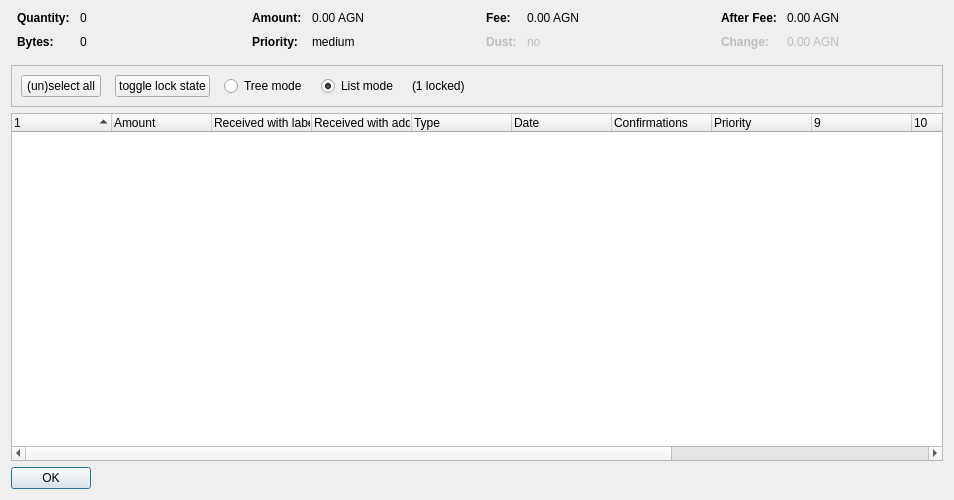
<?xml version="1.0" encoding="UTF-8"?>
<ui version="4.0">
 <class>CoinControlDialog</class>
 <widget class="QDialog" name="CoinControlDialog">
  <property name="geometry">
   <rect>
    <x>0</x>
    <y>0</y>
    <width>954</width>
    <height>500</height>
   </rect>
  </property>
  <property name="windowTitle">
   <string>Coin Selection</string>
  </property>
  <layout class="QVBoxLayout" name="verticalLayout">
   <item>
    <layout class="QHBoxLayout" name="horizontalLayoutTop" stretch="0,0,0,0">
     <property name="topMargin">
      <number>0</number>
     </property>
     <property name="bottomMargin">
      <number>10</number>
     </property>
     <item>
      <layout class="QFormLayout" name="formLayoutCoinControl1">
       <property name="horizontalSpacing">
        <number>10</number>
       </property>
       <property name="verticalSpacing">
        <number>10</number>
       </property>
       <property name="leftMargin">
        <number>6</number>
       </property>
       <property name="rightMargin">
        <number>6</number>
       </property>
       <item row="0" column="0">
        <widget class="QLabel" name="labelCoinControlQuantityText">
         <property name="font">
          <font>
           <weight>75</weight>
           <bold>true</bold>
          </font>
         </property>
         <property name="text">
          <string>Quantity:</string>
         </property>
        </widget>
       </item>
       <item row="0" column="1">
        <widget class="QLabel" name="labelCoinControlQuantity">
         <property name="cursor">
          <cursorShape>IBeamCursor</cursorShape>
         </property>
         <property name="contextMenuPolicy">
          <enum>Qt::ActionsContextMenu</enum>
         </property>
         <property name="text">
          <string notr="true">0</string>
         </property>
         <property name="textInteractionFlags">
          <set>Qt::LinksAccessibleByMouse|Qt::TextSelectableByKeyboard|Qt::TextSelectableByMouse</set>
         </property>
        </widget>
       </item>
       <item row="1" column="0">
        <widget class="QLabel" name="labelCoinControlBytesText">
         <property name="font">
          <font>
           <weight>75</weight>
           <bold>true</bold>
          </font>
         </property>
         <property name="text">
          <string>Bytes:</string>
         </property>
        </widget>
       </item>
       <item row="1" column="1">
        <widget class="QLabel" name="labelCoinControlBytes">
         <property name="cursor">
          <cursorShape>IBeamCursor</cursorShape>
         </property>
         <property name="contextMenuPolicy">
          <enum>Qt::ActionsContextMenu</enum>
         </property>
         <property name="text">
          <string notr="true">0</string>
         </property>
         <property name="textInteractionFlags">
          <set>Qt::LinksAccessibleByMouse|Qt::TextSelectableByKeyboard|Qt::TextSelectableByMouse</set>
         </property>
        </widget>
       </item>
      </layout>
     </item>
     <item>
      <layout class="QFormLayout" name="formLayoutCoinControl2">
       <property name="horizontalSpacing">
        <number>10</number>
       </property>
       <property name="verticalSpacing">
        <number>10</number>
       </property>
       <property name="leftMargin">
        <number>6</number>
       </property>
       <property name="rightMargin">
        <number>6</number>
       </property>
       <item row="0" column="0">
        <widget class="QLabel" name="labelCoinControlAmountText">
         <property name="font">
          <font>
           <weight>75</weight>
           <bold>true</bold>
          </font>
         </property>
         <property name="text">
          <string>Amount:</string>
         </property>
        </widget>
       </item>
       <item row="0" column="1">
        <widget class="QLabel" name="labelCoinControlAmount">
         <property name="cursor">
          <cursorShape>IBeamCursor</cursorShape>
         </property>
         <property name="contextMenuPolicy">
          <enum>Qt::ActionsContextMenu</enum>
         </property>
         <property name="text">
          <string notr="true">0.00 AGN</string>
         </property>
         <property name="textInteractionFlags">
          <set>Qt::LinksAccessibleByMouse|Qt::TextSelectableByKeyboard|Qt::TextSelectableByMouse</set>
         </property>
        </widget>
       </item>
       <item row="1" column="0">
        <widget class="QLabel" name="labelCoinControlPriorityText">
         <property name="font">
          <font>
           <weight>75</weight>
           <bold>true</bold>
          </font>
         </property>
         <property name="text">
          <string>Priority:</string>
         </property>
        </widget>
       </item>
       <item row="1" column="1">
        <widget class="QLabel" name="labelCoinControlPriority">
         <property name="cursor">
          <cursorShape>IBeamCursor</cursorShape>
         </property>
         <property name="contextMenuPolicy">
          <enum>Qt::ActionsContextMenu</enum>
         </property>
         <property name="text">
          <string>medium</string>
         </property>
         <property name="textInteractionFlags">
          <set>Qt::LinksAccessibleByMouse|Qt::TextSelectableByKeyboard|Qt::TextSelectableByMouse</set>
         </property>
        </widget>
       </item>
      </layout>
     </item>
     <item>
      <layout class="QFormLayout" name="formLayoutCoinControl3">
       <property name="horizontalSpacing">
        <number>10</number>
       </property>
       <property name="verticalSpacing">
        <number>10</number>
       </property>
       <property name="leftMargin">
        <number>6</number>
       </property>
       <property name="rightMargin">
        <number>6</number>
       </property>
       <item row="0" column="0">
        <widget class="QLabel" name="labelCoinControlFeeText">
         <property name="font">
          <font>
           <weight>75</weight>
           <bold>true</bold>
          </font>
         </property>
         <property name="text">
          <string>Fee:</string>
         </property>
        </widget>
       </item>
       <item row="0" column="1">
        <widget class="QLabel" name="labelCoinControlFee">
         <property name="cursor">
          <cursorShape>IBeamCursor</cursorShape>
         </property>
         <property name="contextMenuPolicy">
          <enum>Qt::ActionsContextMenu</enum>
         </property>
         <property name="text">
          <string notr="true">0.00 AGN</string>
         </property>
         <property name="textInteractionFlags">
          <set>Qt::LinksAccessibleByMouse|Qt::TextSelectableByKeyboard|Qt::TextSelectableByMouse</set>
         </property>
        </widget>
       </item>
       <item row="1" column="0">
        <widget class="QLabel" name="labelCoinControlLowOutputText">
         <property name="enabled">
          <bool>false</bool>
         </property>
         <property name="font">
          <font>
           <weight>75</weight>
           <bold>true</bold>
          </font>
         </property>
         <property name="text">
          <string>Dust:</string>
         </property>
        </widget>
       </item>
       <item row="1" column="1">
        <widget class="QLabel" name="labelCoinControlLowOutput">
         <property name="enabled">
          <bool>false</bool>
         </property>
         <property name="cursor">
          <cursorShape>IBeamCursor</cursorShape>
         </property>
         <property name="contextMenuPolicy">
          <enum>Qt::ActionsContextMenu</enum>
         </property>
         <property name="text">
          <string>no</string>
         </property>
         <property name="textInteractionFlags">
          <set>Qt::LinksAccessibleByMouse|Qt::TextSelectableByKeyboard|Qt::TextSelectableByMouse</set>
         </property>
        </widget>
       </item>
      </layout>
     </item>
     <item>
      <layout class="QFormLayout" name="formLayoutCoinControl4">
       <property name="horizontalSpacing">
        <number>10</number>
       </property>
       <property name="verticalSpacing">
        <number>10</number>
       </property>
       <property name="leftMargin">
        <number>6</number>
       </property>
       <property name="rightMargin">
        <number>6</number>
       </property>
       <item row="0" column="0">
        <widget class="QLabel" name="labelCoinControlAfterFeeText">
         <property name="font">
          <font>
           <weight>75</weight>
           <bold>true</bold>
          </font>
         </property>
         <property name="text">
          <string>After Fee:</string>
         </property>
        </widget>
       </item>
       <item row="0" column="1">
        <widget class="QLabel" name="labelCoinControlAfterFee">
         <property name="cursor">
          <cursorShape>IBeamCursor</cursorShape>
         </property>
         <property name="contextMenuPolicy">
          <enum>Qt::ActionsContextMenu</enum>
         </property>
         <property name="text">
          <string notr="true">0.00 AGN</string>
         </property>
         <property name="textInteractionFlags">
          <set>Qt::LinksAccessibleByMouse|Qt::TextSelectableByKeyboard|Qt::TextSelectableByMouse</set>
         </property>
        </widget>
       </item>
       <item row="1" column="0">
        <widget class="QLabel" name="labelCoinControlChangeText">
         <property name="enabled">
          <bool>false</bool>
         </property>
         <property name="font">
          <font>
           <weight>75</weight>
           <bold>true</bold>
          </font>
         </property>
         <property name="text">
          <string>Change:</string>
         </property>
        </widget>
       </item>
       <item row="1" column="1">
        <widget class="QLabel" name="labelCoinControlChange">
         <property name="enabled">
          <bool>false</bool>
         </property>
         <property name="cursor">
          <cursorShape>IBeamCursor</cursorShape>
         </property>
         <property name="contextMenuPolicy">
          <enum>Qt::ActionsContextMenu</enum>
         </property>
         <property name="text">
          <string notr="true">0.00 AGN</string>
         </property>
         <property name="textInteractionFlags">
          <set>Qt::LinksAccessibleByMouse|Qt::TextSelectableByKeyboard|Qt::TextSelectableByMouse</set>
         </property>
        </widget>
       </item>
      </layout>
     </item>
    </layout>
   </item>
   <item>
    <widget class="QFrame" name="frame">
     <property name="minimumSize">
      <size>
       <width>0</width>
       <height>40</height>
      </size>
     </property>
     <property name="frameShape">
      <enum>QFrame::StyledPanel</enum>
     </property>
     <property name="frameShadow">
      <enum>QFrame::Sunken</enum>
     </property>
     <layout class="QHBoxLayout" name="horizontalLayout">
      <item>
       <layout class="QHBoxLayout" name="horizontalLayoutPanel" stretch="0,0,0,0,0,0">
        <property name="spacing">
         <number>14</number>
        </property>
        <item>
         <widget class="QPushButton" name="pushButtonSelectAll">
          <property name="sizePolicy">
           <sizepolicy hsizetype="Maximum" vsizetype="Fixed">
            <horstretch>0</horstretch>
            <verstretch>0</verstretch>
           </sizepolicy>
          </property>
          <property name="text">
           <string>(un)select all</string>
          </property>
          <property name="autoDefault">
           <bool>false</bool>
          </property>
         </widget>
        </item>
        <item>
         <widget class="QPushButton" name="pushButtonToggleLock">
          <property name="sizePolicy">
           <sizepolicy hsizetype="Maximum" vsizetype="Fixed">
            <horstretch>0</horstretch>
            <verstretch>0</verstretch>
           </sizepolicy>
          </property>
          <property name="text">
           <string>toggle lock state</string>
          </property>
          <property name="autoDefault">
           <bool>false</bool>
          </property>
         </widget>
        </item>
        <item>
         <widget class="QRadioButton" name="radioTreeMode">
          <property name="sizePolicy">
           <sizepolicy hsizetype="Maximum" vsizetype="Fixed">
            <horstretch>0</horstretch>
            <verstretch>0</verstretch>
           </sizepolicy>
          </property>
          <property name="text">
           <string>Tree mode</string>
          </property>
         </widget>
        </item>
        <item>
         <widget class="QRadioButton" name="radioListMode">
          <property name="sizePolicy">
           <sizepolicy hsizetype="Maximum" vsizetype="Fixed">
            <horstretch>0</horstretch>
            <verstretch>0</verstretch>
           </sizepolicy>
          </property>
          <property name="text">
           <string>List mode</string>
          </property>
          <property name="checked">
           <bool>true</bool>
          </property>
         </widget>
        </item>
        <item>
         <widget class="QLabel" name="labelLocked">
          <property name="text">
           <string>(1 locked)</string>
          </property>
         </widget>
        </item>
        <item>
         <spacer name="horizontalSpacer">
          <property name="orientation">
           <enum>Qt::Horizontal</enum>
          </property>
          <property name="sizeHint" stdset="0">
           <size>
            <width>40</width>
            <height>20</height>
           </size>
          </property>
         </spacer>
        </item>
       </layout>
      </item>
     </layout>
    </widget>
   </item>
   <item>
    <widget class="CoinControlTreeWidget" name="treeWidget">
     <property name="contextMenuPolicy">
      <enum>Qt::CustomContextMenu</enum>
     </property>
     <property name="sortingEnabled">
      <bool>false</bool>
     </property>
     <property name="columnCount">
      <number>13</number>
     </property>
     <attribute name="headerShowSortIndicator" stdset="0">
      <bool>true</bool>
     </attribute>
     <attribute name="headerStretchLastSection">
      <bool>false</bool>
     </attribute>
     <column>
      <property name="text">
       <string/>
      </property>
     </column>
     <column>
      <property name="text">
       <string>Amount</string>
      </property>
     </column>
     <column>
      <property name="text">
       <string>Received with label</string>
      </property>
     </column>
     <column>
      <property name="text">
       <string>Received with address</string>
      </property>
     </column>
     <column>
      <property name="text">
	<string>Type</string>
      </property>
     </column>
     <column>
      <property name="text">	 
       <string>Date</string>
      </property>
     </column>
     <column>
      <property name="text">
       <string>Confirmations</string>
      </property>
      <property name="toolTip">
       <string>Confirmed</string>
      </property>
     </column>
     <column>
      <property name="text">
       <string>Priority</string>
      </property>
     </column>
     <column>
      <property name="text">
       <string/>
      </property>
     </column>
     <column>
      <property name="text">
       <string/>
      </property>
     </column>
     <column>
      <property name="text">
       <string/>
      </property>
     </column>
     <column>
      <property name="text">
       <string/>
      </property>
     </column>
     <column>
      <property name="text">
       <string/>
      </property>
     </column>
    </widget>
   </item>
   <item>
    <widget class="QDialogButtonBox" name="buttonBox">
     <property name="sizePolicy">
      <sizepolicy hsizetype="Maximum" vsizetype="Fixed">
       <horstretch>0</horstretch>
       <verstretch>0</verstretch>
      </sizepolicy>
     </property>
     <property name="orientation">
      <enum>Qt::Horizontal</enum>
     </property>
     <property name="standardButtons">
      <set>QDialogButtonBox::Ok</set>
     </property>
    </widget>
   </item>
  </layout>
 </widget>
 <customwidgets>
  <customwidget>
   <class>CoinControlTreeWidget</class>
   <extends>QTreeWidget</extends>
   <header>coincontroltreewidget.h</header>
  </customwidget>
 </customwidgets>
 <resources/>
 <connections/>
</ui>
